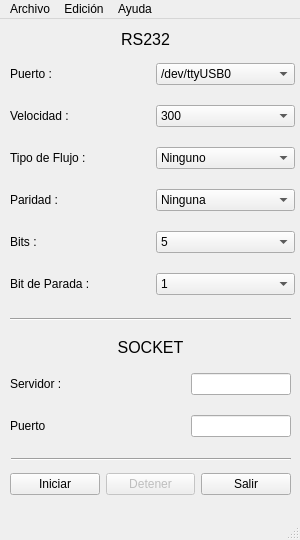
<?xml version="1.0" encoding="UTF-8"?>
<ui version="4.0">
 <class>GUIAdaptador</class>
 <widget class="QMainWindow" name="GUIAdaptador">
  <property name="windowModality">
   <enum>Qt::ApplicationModal</enum>
  </property>
  <property name="geometry">
   <rect>
    <x>0</x>
    <y>0</y>
    <width>300</width>
    <height>540</height>
   </rect>
  </property>
  <property name="minimumSize">
   <size>
    <width>300</width>
    <height>540</height>
   </size>
  </property>
  <property name="maximumSize">
   <size>
    <width>300</width>
    <height>540</height>
   </size>
  </property>
  <property name="focusPolicy">
   <enum>Qt::TabFocus</enum>
  </property>
  <property name="windowTitle">
   <string>Adaptador R232 - Socket</string>
  </property>
  <property name="locale">
   <locale language="Spanish" country="Colombia"/>
  </property>
  <widget class="QWidget" name="centralwidget">
   <widget class="QWidget" name="gridLayoutWidget">
    <property name="geometry">
     <rect>
      <x>10</x>
      <y>30</y>
      <width>285</width>
      <height>266</height>
     </rect>
    </property>
    <layout class="QGridLayout" name="gridLayout">
     <item row="2" column="0">
      <widget class="QLabel" name="label_3">
       <property name="text">
        <string>Velocidad : </string>
       </property>
       <property name="margin">
        <number>10</number>
       </property>
      </widget>
     </item>
     <item row="3" column="0">
      <widget class="QLabel" name="label_4">
       <property name="text">
        <string>Tipo de Flujo : </string>
       </property>
       <property name="margin">
        <number>10</number>
       </property>
      </widget>
     </item>
     <item row="4" column="0">
      <widget class="QLabel" name="label_5">
       <property name="text">
        <string>Paridad : </string>
       </property>
       <property name="margin">
        <number>10</number>
       </property>
      </widget>
     </item>
     <item row="5" column="0">
      <widget class="QLabel" name="label_6">
       <property name="text">
        <string>Bits : </string>
       </property>
       <property name="margin">
        <number>10</number>
       </property>
      </widget>
     </item>
     <item row="2" column="1">
      <widget class="QComboBox" name="comboVelocidad">
       <item>
        <property name="text">
         <string notr="true">300</string>
        </property>
       </item>
       <item>
        <property name="text">
         <string notr="true">600</string>
        </property>
       </item>
       <item>
        <property name="text">
         <string notr="true">1200</string>
        </property>
       </item>
       <item>
        <property name="text">
         <string notr="true">2400</string>
        </property>
       </item>
       <item>
        <property name="text">
         <string notr="true">4800</string>
        </property>
       </item>
       <item>
        <property name="text">
         <string notr="true">9600</string>
        </property>
       </item>
       <item>
        <property name="text">
         <string notr="true">19200</string>
        </property>
       </item>
       <item>
        <property name="text">
         <string notr="true">38400</string>
        </property>
       </item>
       <item>
        <property name="text">
         <string notr="true">57600</string>
        </property>
       </item>
       <item>
        <property name="text">
         <string notr="true">115200</string>
        </property>
       </item>
      </widget>
     </item>
     <item row="3" column="1">
      <widget class="QComboBox" name="comboTipo">
       <item>
        <property name="text">
         <string>Ninguno</string>
        </property>
       </item>
       <item>
        <property name="text">
         <string notr="true">RTS/CTS</string>
        </property>
       </item>
       <item>
        <property name="text">
         <string notr="true">Xon/Xoff</string>
        </property>
       </item>
      </widget>
     </item>
     <item row="4" column="1">
      <widget class="QComboBox" name="comboParidad">
       <item>
        <property name="text">
         <string>Ninguna</string>
        </property>
       </item>
       <item>
        <property name="text">
         <string>Par</string>
        </property>
       </item>
       <item>
        <property name="text">
         <string>Impar</string>
        </property>
       </item>
      </widget>
     </item>
     <item row="5" column="1">
      <widget class="QComboBox" name="comboData">
       <item>
        <property name="text">
         <string notr="true">5</string>
        </property>
       </item>
       <item>
        <property name="text">
         <string notr="true">6</string>
        </property>
       </item>
       <item>
        <property name="text">
         <string notr="true">7</string>
        </property>
       </item>
       <item>
        <property name="text">
         <string notr="true">8</string>
        </property>
       </item>
      </widget>
     </item>
     <item row="6" column="1">
      <widget class="QComboBox" name="comboStop">
       <item>
        <property name="text">
         <string notr="true">1</string>
        </property>
       </item>
       <item>
        <property name="text">
         <string notr="true">2</string>
        </property>
       </item>
      </widget>
     </item>
     <item row="1" column="0">
      <widget class="QLabel" name="label_2">
       <property name="text">
        <string>Puerto : </string>
       </property>
       <property name="margin">
        <number>10</number>
       </property>
      </widget>
     </item>
     <item row="1" column="1">
      <widget class="QComboBox" name="comboPuerto">
       <item>
        <property name="text">
         <string notr="true">/dev/ttyUSB0</string>
        </property>
       </item>
       <item>
        <property name="text">
         <string notr="true">/dev/ttyS0</string>
        </property>
       </item>
       <item>
        <property name="text">
         <string notr="true">/dev/ttyS1</string>
        </property>
       </item>
       <item>
        <property name="text">
         <string notr="true">/dev/ttyS2</string>
        </property>
       </item>
       <item>
        <property name="text">
         <string notr="true">/dev/ttyS3</string>
        </property>
       </item>
      </widget>
     </item>
     <item row="6" column="0">
      <widget class="QLabel" name="label_7">
       <property name="text">
        <string>Bit de Parada : </string>
       </property>
       <property name="margin">
        <number>10</number>
       </property>
      </widget>
     </item>
    </layout>
   </widget>
   <widget class="QLabel" name="label_8">
    <property name="geometry">
     <rect>
      <x>100</x>
      <y>320</y>
      <width>101</width>
      <height>17</height>
     </rect>
    </property>
    <property name="font">
     <font>
      <pointsize>12</pointsize>
     </font>
    </property>
    <property name="text">
     <string>SOCKET</string>
    </property>
    <property name="alignment">
     <set>Qt::AlignCenter</set>
    </property>
   </widget>
   <widget class="QWidget" name="gridLayoutWidget_2">
    <property name="geometry">
     <rect>
      <x>10</x>
      <y>340</y>
      <width>281</width>
      <height>93</height>
     </rect>
    </property>
    <layout class="QGridLayout" name="gridLayout_2">
     <property name="sizeConstraint">
      <enum>QLayout::SetDefaultConstraint</enum>
     </property>
     <property name="rightMargin">
      <number>0</number>
     </property>
     <property name="spacing">
      <number>6</number>
     </property>
     <item row="2" column="0">
      <widget class="QLabel" name="label_10">
       <property name="text">
        <string>Puerto</string>
       </property>
      </widget>
     </item>
     <item row="2" column="1">
      <widget class="QLineEdit" name="lineEditPuerto">
       <property name="minimumSize">
        <size>
         <width>100</width>
         <height>0</height>
        </size>
       </property>
       <property name="maximumSize">
        <size>
         <width>100</width>
         <height>16777215</height>
        </size>
       </property>
      </widget>
     </item>
     <item row="1" column="1">
      <widget class="QLineEdit" name="lineEditServidor">
       <property name="minimumSize">
        <size>
         <width>100</width>
         <height>0</height>
        </size>
       </property>
       <property name="maximumSize">
        <size>
         <width>100</width>
         <height>16777215</height>
        </size>
       </property>
      </widget>
     </item>
     <item row="1" column="0">
      <widget class="QLabel" name="label_9">
       <property name="text">
        <string>Servidor : </string>
       </property>
      </widget>
     </item>
    </layout>
   </widget>
   <widget class="QWidget" name="gridLayoutWidget_3">
    <property name="geometry">
     <rect>
      <x>10</x>
      <y>440</y>
      <width>281</width>
      <height>51</height>
     </rect>
    </property>
    <layout class="QGridLayout" name="gridLayout_3">
     <item row="0" column="0">
      <widget class="QPushButton" name="pushButtonIniciar">
       <property name="text">
        <string>Iniciar</string>
       </property>
      </widget>
     </item>
     <item row="0" column="1">
      <widget class="QPushButton" name="pushButtonDetener">
       <property name="enabled">
        <bool>false</bool>
       </property>
       <property name="text">
        <string>Detener</string>
       </property>
      </widget>
     </item>
     <item row="0" column="2">
      <widget class="QPushButton" name="pushButtonSalir">
       <property name="text">
        <string>Salir</string>
       </property>
      </widget>
     </item>
    </layout>
   </widget>
   <widget class="QLabel" name="label">
    <property name="geometry">
     <rect>
      <x>110</x>
      <y>10</y>
      <width>71</width>
      <height>20</height>
     </rect>
    </property>
    <property name="font">
     <font>
      <pointsize>12</pointsize>
     </font>
    </property>
    <property name="text">
     <string>RS232</string>
    </property>
    <property name="alignment">
     <set>Qt::AlignCenter</set>
    </property>
   </widget>
   <widget class="Line" name="line">
    <property name="geometry">
     <rect>
      <x>10</x>
      <y>290</y>
      <width>281</width>
      <height>20</height>
     </rect>
    </property>
    <property name="orientation">
     <enum>Qt::Horizontal</enum>
    </property>
   </widget>
   <widget class="Line" name="line_2">
    <property name="geometry">
     <rect>
      <x>11</x>
      <y>430</y>
      <width>280</width>
      <height>20</height>
     </rect>
    </property>
    <property name="orientation">
     <enum>Qt::Horizontal</enum>
    </property>
   </widget>
  </widget>
  <widget class="QMenuBar" name="menubar">
   <property name="geometry">
    <rect>
     <x>0</x>
     <y>0</y>
     <width>300</width>
     <height>25</height>
    </rect>
   </property>
   <widget class="QMenu" name="menuArchivo">
    <property name="title">
     <string>Archivo</string>
    </property>
    <addaction name="separator"/>
    <addaction name="actionIniciar"/>
    <addaction name="actionDetener"/>
    <addaction name="separator"/>
    <addaction name="actionCerrar"/>
   </widget>
   <widget class="QMenu" name="menuEdici_n">
    <property name="title">
     <string>Edición</string>
    </property>
    <widget class="QMenu" name="menuIdioma">
     <property name="title">
      <string>Idioma</string>
     </property>
     <addaction name="actionEspanol"/>
     <addaction name="actionIngles"/>
     <addaction name="actionPortugues"/>
    </widget>
    <addaction name="separator"/>
    <addaction name="menuIdioma"/>
   </widget>
   <widget class="QMenu" name="menuAyuda">
    <property name="title">
     <string>Ayuda</string>
    </property>
    <addaction name="actionAyuda"/>
    <addaction name="separator"/>
    <addaction name="actionAcerca_de"/>
    <addaction name="actionAcerca_de_Qt"/>
   </widget>
   <addaction name="menuArchivo"/>
   <addaction name="menuEdici_n"/>
   <addaction name="menuAyuda"/>
  </widget>
  <widget class="QStatusBar" name="statusbar"/>
  <action name="actionAbrir">
   <property name="checkable">
    <bool>true</bool>
   </property>
   <property name="text">
    <string>Abrir</string>
   </property>
  </action>
  <action name="actionGuardar">
   <property name="text">
    <string>Guardar</string>
   </property>
  </action>
  <action name="actionCerrar">
   <property name="text">
    <string>Salir</string>
   </property>
  </action>
  <action name="actionAyuda">
   <property name="text">
    <string>Ayuda</string>
   </property>
  </action>
  <action name="actionAcerca_de">
   <property name="text">
    <string>Acerca de</string>
   </property>
  </action>
  <action name="actionEspanol">
   <property name="checkable">
    <bool>true</bool>
   </property>
   <property name="checked">
    <bool>true</bool>
   </property>
   <property name="text">
    <string>Español</string>
   </property>
  </action>
  <action name="actionIngles">
   <property name="checkable">
    <bool>true</bool>
   </property>
   <property name="text">
    <string>Ingles</string>
   </property>
  </action>
  <action name="actionPortugues">
   <property name="checkable">
    <bool>true</bool>
   </property>
   <property name="text">
    <string>Portugues</string>
   </property>
  </action>
  <action name="actionAcerca_de_Qt">
   <property name="text">
    <string>Acerca de Qt</string>
   </property>
  </action>
  <action name="actionIniciar">
   <property name="text">
    <string>Iniciar</string>
   </property>
  </action>
  <action name="actionDetener">
   <property name="enabled">
    <bool>false</bool>
   </property>
   <property name="text">
    <string>Detener</string>
   </property>
  </action>
 </widget>
 <resources/>
 <connections/>
</ui>
